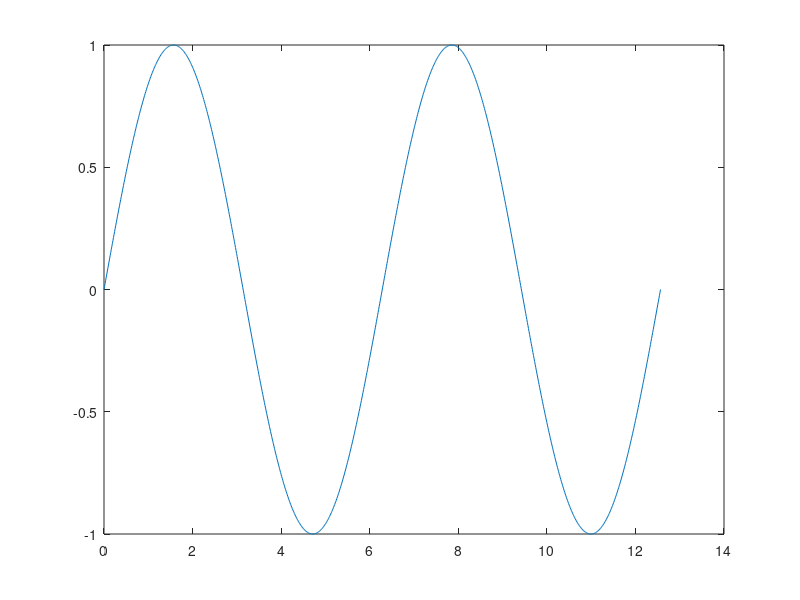

This figure's MATLAB source:
%% Plotting 

x = linspace(0, 4*pi, 10)
y = sin(x)

%Plotting against an index:
plot(y)
plot(x, y) %plotting y versus x

%Plot generates dots at each (x, y) pair,
% and then connects them with a line

%for a smoother function, use more points:
x = linspace(0, 4*pi, 1000)
plot(x, sin(x))
